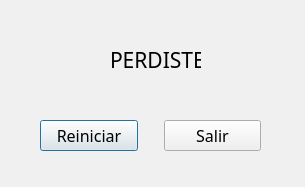
<?xml version="1.0" encoding="UTF-8"?>
<ui version="4.0">
 <class>Lose</class>
 <widget class="QDialog" name="Lose">
  <property name="geometry">
   <rect>
    <x>0</x>
    <y>0</y>
    <width>305</width>
    <height>187</height>
   </rect>
  </property>
  <property name="palette">
   <palette>
    <active>
     <colorrole role="WindowText">
      <brush brushstyle="SolidPattern">
       <color alpha="255">
        <red>0</red>
        <green>0</green>
        <blue>0</blue>
       </color>
      </brush>
     </colorrole>
     <colorrole role="Button">
      <brush brushstyle="SolidPattern">
       <color alpha="255">
        <red>221</red>
        <green>136</green>
        <blue>140</blue>
       </color>
      </brush>
     </colorrole>
     <colorrole role="Light">
      <brush brushstyle="SolidPattern">
       <color alpha="255">
        <red>255</red>
        <green>233</green>
        <blue>234</blue>
       </color>
      </brush>
     </colorrole>
     <colorrole role="Midlight">
      <brush brushstyle="SolidPattern">
       <color alpha="255">
        <red>238</red>
        <green>184</green>
        <blue>187</blue>
       </color>
      </brush>
     </colorrole>
     <colorrole role="Dark">
      <brush brushstyle="SolidPattern">
       <color alpha="255">
        <red>110</red>
        <green>68</green>
        <blue>70</blue>
       </color>
      </brush>
     </colorrole>
     <colorrole role="Mid">
      <brush brushstyle="SolidPattern">
       <color alpha="255">
        <red>147</red>
        <green>91</green>
        <blue>93</blue>
       </color>
      </brush>
     </colorrole>
     <colorrole role="Text">
      <brush brushstyle="SolidPattern">
       <color alpha="255">
        <red>0</red>
        <green>0</green>
        <blue>0</blue>
       </color>
      </brush>
     </colorrole>
     <colorrole role="BrightText">
      <brush brushstyle="SolidPattern">
       <color alpha="255">
        <red>255</red>
        <green>255</green>
        <blue>255</blue>
       </color>
      </brush>
     </colorrole>
     <colorrole role="ButtonText">
      <brush brushstyle="SolidPattern">
       <color alpha="255">
        <red>0</red>
        <green>0</green>
        <blue>0</blue>
       </color>
      </brush>
     </colorrole>
     <colorrole role="Base">
      <brush brushstyle="SolidPattern">
       <color alpha="255">
        <red>255</red>
        <green>255</green>
        <blue>255</blue>
       </color>
      </brush>
     </colorrole>
     <colorrole role="Window">
      <brush brushstyle="SolidPattern">
       <color alpha="255">
        <red>221</red>
        <green>136</green>
        <blue>140</blue>
       </color>
      </brush>
     </colorrole>
     <colorrole role="Shadow">
      <brush brushstyle="SolidPattern">
       <color alpha="255">
        <red>0</red>
        <green>0</green>
        <blue>0</blue>
       </color>
      </brush>
     </colorrole>
     <colorrole role="AlternateBase">
      <brush brushstyle="SolidPattern">
       <color alpha="255">
        <red>238</red>
        <green>195</green>
        <blue>197</blue>
       </color>
      </brush>
     </colorrole>
     <colorrole role="ToolTipBase">
      <brush brushstyle="SolidPattern">
       <color alpha="255">
        <red>255</red>
        <green>255</green>
        <blue>220</blue>
       </color>
      </brush>
     </colorrole>
     <colorrole role="ToolTipText">
      <brush brushstyle="SolidPattern">
       <color alpha="255">
        <red>0</red>
        <green>0</green>
        <blue>0</blue>
       </color>
      </brush>
     </colorrole>
     <colorrole role="PlaceholderText">
      <brush brushstyle="SolidPattern">
       <color alpha="127">
        <red>0</red>
        <green>0</green>
        <blue>0</blue>
       </color>
      </brush>
     </colorrole>
    </active>
    <inactive>
     <colorrole role="WindowText">
      <brush brushstyle="SolidPattern">
       <color alpha="255">
        <red>0</red>
        <green>0</green>
        <blue>0</blue>
       </color>
      </brush>
     </colorrole>
     <colorrole role="Button">
      <brush brushstyle="SolidPattern">
       <color alpha="255">
        <red>240</red>
        <green>240</green>
        <blue>240</blue>
       </color>
      </brush>
     </colorrole>
     <colorrole role="Light">
      <brush brushstyle="SolidPattern">
       <color alpha="255">
        <red>255</red>
        <green>255</green>
        <blue>255</blue>
       </color>
      </brush>
     </colorrole>
     <colorrole role="Midlight">
      <brush brushstyle="SolidPattern">
       <color alpha="255">
        <red>227</red>
        <green>227</green>
        <blue>227</blue>
       </color>
      </brush>
     </colorrole>
     <colorrole role="Dark">
      <brush brushstyle="SolidPattern">
       <color alpha="255">
        <red>160</red>
        <green>160</green>
        <blue>160</blue>
       </color>
      </brush>
     </colorrole>
     <colorrole role="Mid">
      <brush brushstyle="SolidPattern">
       <color alpha="255">
        <red>160</red>
        <green>160</green>
        <blue>160</blue>
       </color>
      </brush>
     </colorrole>
     <colorrole role="Text">
      <brush brushstyle="SolidPattern">
       <color alpha="255">
        <red>0</red>
        <green>0</green>
        <blue>0</blue>
       </color>
      </brush>
     </colorrole>
     <colorrole role="BrightText">
      <brush brushstyle="SolidPattern">
       <color alpha="255">
        <red>255</red>
        <green>255</green>
        <blue>255</blue>
       </color>
      </brush>
     </colorrole>
     <colorrole role="ButtonText">
      <brush brushstyle="SolidPattern">
       <color alpha="255">
        <red>0</red>
        <green>0</green>
        <blue>0</blue>
       </color>
      </brush>
     </colorrole>
     <colorrole role="Base">
      <brush brushstyle="SolidPattern">
       <color alpha="255">
        <red>255</red>
        <green>255</green>
        <blue>255</blue>
       </color>
      </brush>
     </colorrole>
     <colorrole role="Window">
      <brush brushstyle="SolidPattern">
       <color alpha="255">
        <red>240</red>
        <green>240</green>
        <blue>240</blue>
       </color>
      </brush>
     </colorrole>
     <colorrole role="Shadow">
      <brush brushstyle="SolidPattern">
       <color alpha="255">
        <red>105</red>
        <green>105</green>
        <blue>105</blue>
       </color>
      </brush>
     </colorrole>
     <colorrole role="AlternateBase">
      <brush brushstyle="SolidPattern">
       <color alpha="255">
        <red>245</red>
        <green>245</green>
        <blue>245</blue>
       </color>
      </brush>
     </colorrole>
     <colorrole role="ToolTipBase">
      <brush brushstyle="SolidPattern">
       <color alpha="255">
        <red>255</red>
        <green>255</green>
        <blue>220</blue>
       </color>
      </brush>
     </colorrole>
     <colorrole role="ToolTipText">
      <brush brushstyle="SolidPattern">
       <color alpha="255">
        <red>0</red>
        <green>0</green>
        <blue>0</blue>
       </color>
      </brush>
     </colorrole>
     <colorrole role="PlaceholderText">
      <brush brushstyle="SolidPattern">
       <color alpha="128">
        <red>0</red>
        <green>0</green>
        <blue>0</blue>
       </color>
      </brush>
     </colorrole>
    </inactive>
    <disabled>
     <colorrole role="WindowText">
      <brush brushstyle="SolidPattern">
       <color alpha="255">
        <red>110</red>
        <green>68</green>
        <blue>70</blue>
       </color>
      </brush>
     </colorrole>
     <colorrole role="Button">
      <brush brushstyle="SolidPattern">
       <color alpha="255">
        <red>221</red>
        <green>136</green>
        <blue>140</blue>
       </color>
      </brush>
     </colorrole>
     <colorrole role="Light">
      <brush brushstyle="SolidPattern">
       <color alpha="255">
        <red>255</red>
        <green>233</green>
        <blue>234</blue>
       </color>
      </brush>
     </colorrole>
     <colorrole role="Midlight">
      <brush brushstyle="SolidPattern">
       <color alpha="255">
        <red>238</red>
        <green>184</green>
        <blue>187</blue>
       </color>
      </brush>
     </colorrole>
     <colorrole role="Dark">
      <brush brushstyle="SolidPattern">
       <color alpha="255">
        <red>110</red>
        <green>68</green>
        <blue>70</blue>
       </color>
      </brush>
     </colorrole>
     <colorrole role="Mid">
      <brush brushstyle="SolidPattern">
       <color alpha="255">
        <red>147</red>
        <green>91</green>
        <blue>93</blue>
       </color>
      </brush>
     </colorrole>
     <colorrole role="Text">
      <brush brushstyle="SolidPattern">
       <color alpha="255">
        <red>110</red>
        <green>68</green>
        <blue>70</blue>
       </color>
      </brush>
     </colorrole>
     <colorrole role="BrightText">
      <brush brushstyle="SolidPattern">
       <color alpha="255">
        <red>255</red>
        <green>255</green>
        <blue>255</blue>
       </color>
      </brush>
     </colorrole>
     <colorrole role="ButtonText">
      <brush brushstyle="SolidPattern">
       <color alpha="255">
        <red>110</red>
        <green>68</green>
        <blue>70</blue>
       </color>
      </brush>
     </colorrole>
     <colorrole role="Base">
      <brush brushstyle="SolidPattern">
       <color alpha="255">
        <red>221</red>
        <green>136</green>
        <blue>140</blue>
       </color>
      </brush>
     </colorrole>
     <colorrole role="Window">
      <brush brushstyle="SolidPattern">
       <color alpha="255">
        <red>221</red>
        <green>136</green>
        <blue>140</blue>
       </color>
      </brush>
     </colorrole>
     <colorrole role="Shadow">
      <brush brushstyle="SolidPattern">
       <color alpha="255">
        <red>0</red>
        <green>0</green>
        <blue>0</blue>
       </color>
      </brush>
     </colorrole>
     <colorrole role="AlternateBase">
      <brush brushstyle="SolidPattern">
       <color alpha="255">
        <red>245</red>
        <green>245</green>
        <blue>245</blue>
       </color>
      </brush>
     </colorrole>
     <colorrole role="ToolTipBase">
      <brush brushstyle="SolidPattern">
       <color alpha="255">
        <red>255</red>
        <green>255</green>
        <blue>220</blue>
       </color>
      </brush>
     </colorrole>
     <colorrole role="ToolTipText">
      <brush brushstyle="SolidPattern">
       <color alpha="255">
        <red>0</red>
        <green>0</green>
        <blue>0</blue>
       </color>
      </brush>
     </colorrole>
     <colorrole role="PlaceholderText">
      <brush brushstyle="SolidPattern">
       <color alpha="128">
        <red>0</red>
        <green>0</green>
        <blue>0</blue>
       </color>
      </brush>
     </colorrole>
    </disabled>
   </palette>
  </property>
  <property name="windowTitle">
   <string>You Lose!</string>
  </property>
  <property name="autoFillBackground">
   <bool>false</bool>
  </property>
  <widget class="QWidget" name="horizontalLayoutWidget">
   <property name="geometry">
    <rect>
     <x>40</x>
     <y>100</y>
     <width>221</width>
     <height>71</height>
    </rect>
   </property>
   <layout class="QHBoxLayout" name="horizontalLayout">
    <item>
     <widget class="QPushButton" name="pushButton">
      <property name="font">
       <font>
        <family>Gill Sans Ultra Bold Condensed</family>
        <pointsize>12</pointsize>
       </font>
      </property>
      <property name="text">
       <string>Reiniciar</string>
      </property>
     </widget>
    </item>
    <item>
     <spacer name="verticalSpacer">
      <property name="orientation">
       <enum>Qt::Vertical</enum>
      </property>
      <property name="sizeHint" stdset="0">
       <size>
        <width>20</width>
        <height>40</height>
       </size>
      </property>
     </spacer>
    </item>
    <item>
     <widget class="QPushButton" name="pushButton_2">
      <property name="font">
       <font>
        <family>Gill Sans Ultra Bold Condensed</family>
        <pointsize>12</pointsize>
       </font>
      </property>
      <property name="text">
       <string>Salir</string>
      </property>
     </widget>
    </item>
   </layout>
  </widget>
  <widget class="QLabel" name="label">
   <property name="geometry">
    <rect>
     <x>110</x>
     <y>50</y>
     <width>91</width>
     <height>20</height>
    </rect>
   </property>
   <property name="font">
    <font>
     <family>Gill Sans Ultra Bold Condensed</family>
     <pointsize>16</pointsize>
    </font>
   </property>
   <property name="text">
    <string>PERDISTE</string>
   </property>
  </widget>
 </widget>
 <resources/>
 <connections/>
</ui>
